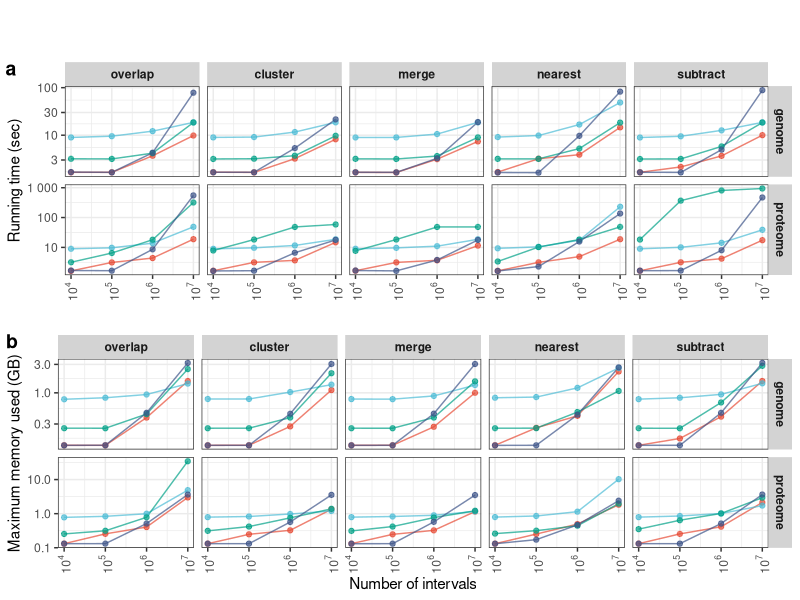
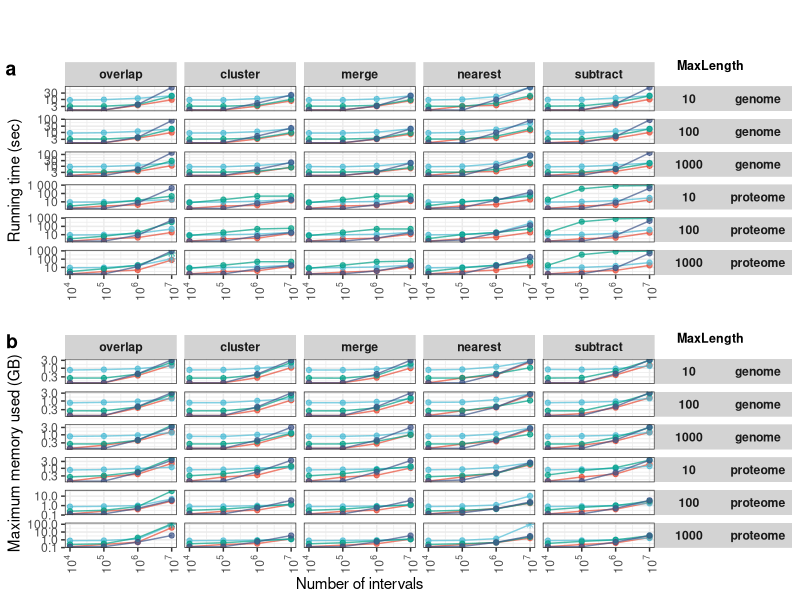
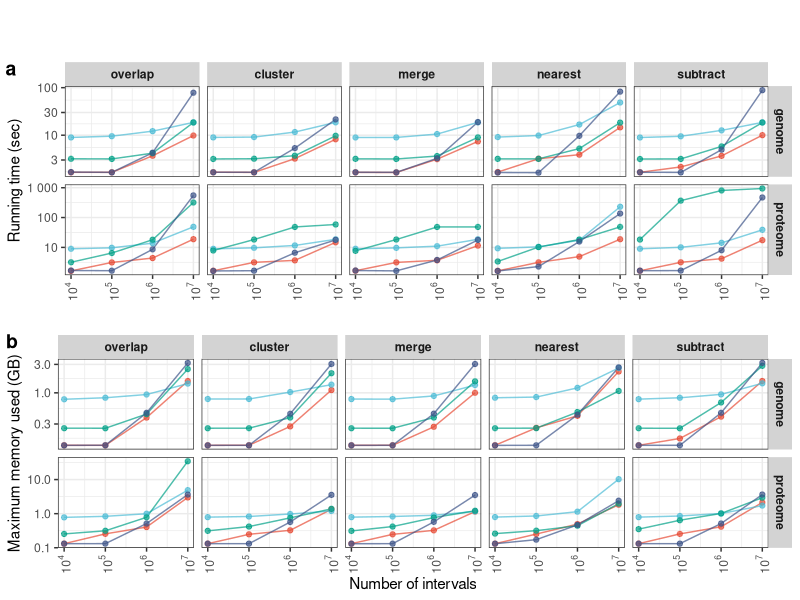
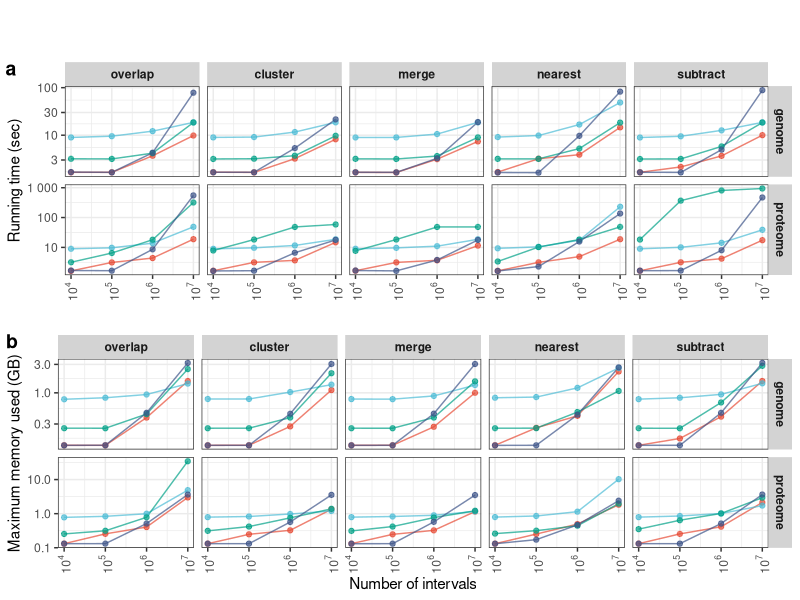
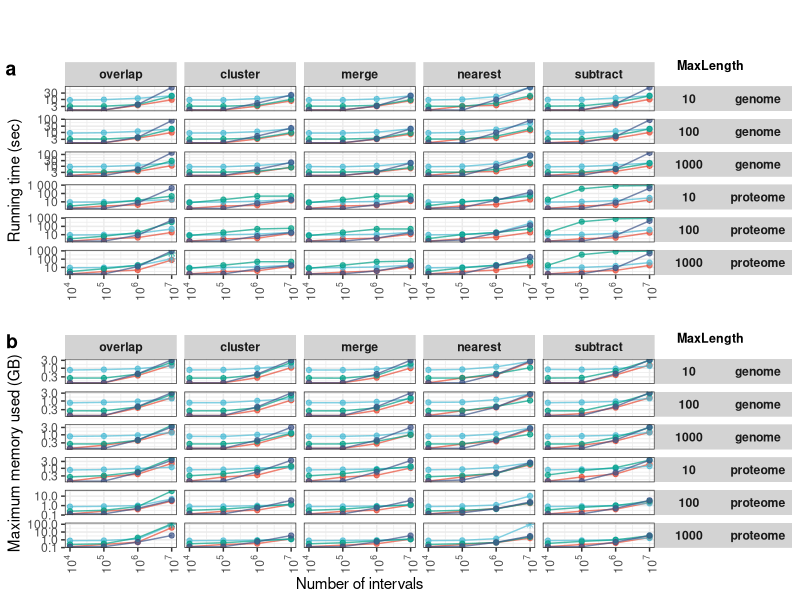
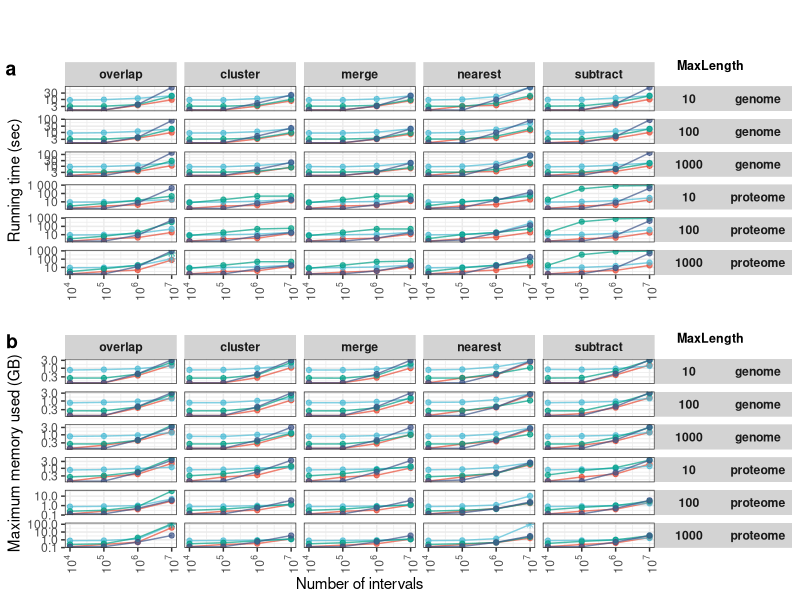

The R source for these figures, in order:
## ---- chunk 1
knitr::opts_chunk$set(echo = TRUE)
library(data.table)
library(ggplot2)
library(cowplot)
library(scales)
library(ggsci)

## ---- chunk 2
df1 = data.table(read.csv('collected_results.w_status.20.7.25.csv'))
df2 = data.table(read.csv('collected_results.w_status.23.7.25.csv'))
df3 = data.table(read.csv('collected_results.w_status.24.7.25.csv'))
df1$replicate = 1
df2$replicate = 2
df3$replicate = 3
df=rbind(df1, df2, df3)

df$nrows <- as.integer(gsub("_", "", df$nrows))

# levels in reverse alphabetical: pyranges first, and bedtools last, so colors are consistent if bedtools is removed
df$library=factor(df$library, levels=sort(unique(df$library), decreasing=T) )

# renaming, ordering levels
df[genome=="hg38", genome:="genome"]
df[operation=="intersection", operation:="overlap"]
ops <- unique(df$operation)
df$operation <- factor(df$operation,
                        levels = c("overlap", sort(ops[ops != "overlap"])))

# useful vars
libs  <- as.character(unique(df$library))
libs_other <- setdiff(libs, "pyranges")   # all competitors
df
## ---- chunk 3
## -------------------------------------------------------------
## 1.  Identify the columns you *don’t* want in the “design” key
## -------------------------------------------------------------
avg_cols <- c(
  "s", "max_pss", "max_rss", "max_uss", "max_vms", "mean_load",
  "cpu_time", "cpu_usage", "io_in", "io_out"
)

drop_cols   <- c("replicate", "jobid", "h.m.s")     # never part of the key
dt=copy(df)
dt[, (drop_cols) := NULL]
key_cols    <- setdiff(names(dt), c(avg_cols, drop_cols))


## -------------------------------------------------------------
## 2.  Collapse replicates
## -------------------------------------------------------------
mdf <- dt[
  , 
      lapply(.SD, mean),               
    by = key_cols,
    .SDcols = avg_cols
]

setcolorder(mdf, setdiff(names(dt), drop_cols))  # original order, minus drop_cols
#coll

mdf = mdf[order(nrows, library, maxlength, operation, genome)]
mdf
## ---- chunk 4
z=mdf[status=="ok"]

time_wide <- dcast(
  z,
  operation + genome + nrows + maxlength ~ library,
  value.var      = "cpu_time",
  fun.aggregate  = mean
)
#time_wide
setnames(time_wide, libs, paste0("time_", libs))

mem_wide  <- dcast(
  z ,
  operation + genome + nrows + maxlength ~ library,
  value.var      = "max_rss",
  fun.aggregate  = mean
)
setnames(mem_wide, libs, paste0("mem_", libs))

cond_cols = setdiff(names(mem_wide), paste0("mem_", libs))
#cond_cols
## Combined table: one row per condition
bench_wide <- merge(time_wide, mem_wide, by = cond_cols, all = TRUE)

time_cols <- grep("^time_", names(bench_wide), value = TRUE)
mem_cols  <- grep("^mem_",  names(bench_wide), value = TRUE)
pyr_time_col <- "time_pyranges"
pyr_mem_col  <- "mem_pyranges"
time_other <- setdiff(time_cols, pyr_time_col)
mem_other  <- setdiff(mem_cols,  pyr_mem_col)

# helper that returns a list(best_value, best_library) over .SD
best_other <- function(mat, strip) {
  idx <- apply(mat, 1, function(x) if (all(is.na(x))) NA_integer_ else which.min(x))
  best_val <- mat[cbind(seq_len(nrow(mat)), idx)]
  best_lib <- gsub(strip, "", colnames(mat)[idx])
  list(best_val, best_lib)
}


# ────────────────────────────────────────────────────────────────
#   Per-library fold-change vs. PyRanges
#     (>1 ⇒ PyRanges faster / leaner than that library)
# ────────────────────────────────────────────────────────────────


# Time fold-changes
for (lib in libs_other) {
  bench_wide[, (paste0("fold_change_time_", lib)) :=
                get(paste0("time_", lib)) / get(pyr_time_col)]
}

# Memory fold-changes
for (lib in libs_other) {
  bench_wide[, (paste0("fold_change_mem_", lib)) :=
                get(paste0("mem_", lib)) / get(pyr_mem_col)]
}

bench_wide

## ---- chunk 5
row_subset <- bench_wide[nrows >= 1e6]  #note: bench_wide has already excluded fail status jobs
# [,.( mFCtime= mean(fold_change_time), deltaMem = mean(delta_pct_mem, na.rm=T) )]

mean_fc <- function(prefix) {
  sapply(
    libs_other,
    function(lib)
      mean(row_subset[[paste0(prefix, lib)]], na.rm = TRUE)
  )
}

# ----- compute averages -----------------------------------------------------
avg_time <- mean_fc("fold_change_time_")          # speed-up averages
avg_mem  <- mean_fc("fold_change_mem_")           # RAM-ratio averages

# ----- assemble tidy summary -----------------------------------------------
avg_fold_changes <- data.table(
  library              = libs_other,
  avg_fold_change_time = avg_time,
  avg_fold_change_mem  = avg_mem
)

avg_fold_changes [, delta_mem:=(1-1/avg_fold_change_mem)]
print(avg_fold_changes)
## ---- chunk 6
sdf=mdf[maxlength==100][status=='ok']

point_alpha=0.7
named_color_scale = ggsci::pal_npg()(4)
names(named_color_scale) = levels(sdf$library)
color_scale = scale_color_manual(values=named_color_scale)

time_plot_combined <- ggplot(sdf, aes(nrows, cpu_time, color = library)) +
  geom_line(alpha=point_alpha) +
  geom_point(alpha=point_alpha) +
  facet_grid(genome ~ operation, scales = 'free') +
   scale_x_log10(
     labels = trans_format("log10", math_format(10^.x))
   ) +
  color_scale+
  scale_y_log10(labels = label_number()) +
  scale_shape_manual(values=c(8, 19))+
  xlab('Number of intervals') +
  ylab('Running time (sec)') +
  theme_bw() +
  theme(
    axis.text.x = element_text(angle = 90, vjust = 0.5, hjust = 1),
    plot.title = element_text(hjust = 0.5),
    # Legend styling
    legend.position = "top",
    legend.background = element_rect(fill = "white", color = "black"),
  
    # Facet strip styling
    strip.background = element_rect(fill = "lightgrey", color = NA),
    strip.text = element_text(face = "bold")
  )

mem_plot_combined <- ggplot(sdf, aes(nrows, max_rss/1024, color = library)) +
  geom_line(alpha=point_alpha) +
  geom_point(alpha=point_alpha) +
  facet_grid(genome ~ operation, scales = 'free') +
  scale_x_log10(labels = trans_format("log10", math_format(10^.x))  ) +
  scale_y_log10() + 
  color_scale+
  xlab('Number of intervals') +
  ylab('Maximum memory used (GB)') +
  theme_bw() +
  theme(
    axis.text.x = element_text(angle = 90, vjust = 0.5, hjust = 1),
    plot.title = element_text(hjust = 0.5),
    # Legend styling
    legend.position = "top",
    legend.background = element_rect(fill = "white", color = "black"),
  
    # Facet strip styling
    strip.background = element_rect(fill = "lightgrey", color = NA),
    strip.text = element_text(face = "bold")
  )


combo_plot =
  plot_grid(get_legend(time_plot_combined),
          time_plot_combined + theme(legend.position = 'none') + xlab(''), 
          mem_plot_combined + theme(legend.position = 'none'), 
          ncol=1,
          rel_heights = c(0.2, 1, 1), 
          labels = c('', 'a', 'b')
          
)
combo_plot
suppressMessages(ggsave('combo_plot.pdf', combo_plot, width = 6))
suppressMessages(ggsave('combo_plot.png', combo_plot, width = 6))
#time_plot_combined

## ---- chunk 7
addx=0.93
addy=0.98
addtext="MaxLength"

supp_time_plot_combined <- ggplot(mdf, aes(nrows, cpu_time, color = library)) +
  geom_line(alpha=point_alpha) +
  geom_point(aes(shape=status), alpha=point_alpha) +
  facet_grid(genome + maxlength ~ operation , scales = 'free') +
   scale_x_log10(
     labels = trans_format("log10", math_format(10^.x))
   ) +
  color_scale+
  scale_y_log10(labels = label_number()) +
  scale_shape_manual(values=c(8, 19))+
  xlab('Number of intervals') +
  ylab('Running time (sec)') +
  theme_bw() +
  theme(
    axis.text.x = element_text(angle = 90, vjust = 0.5, hjust = 1),
    plot.title = element_text(hjust = 0.5),
    # Legend styling
    legend.position = "top",
    legend.background = element_rect(fill = "white", color = "black"),
  
    # Facet strip styling
    strip.background = element_rect(fill = "lightgrey", color = NA),
    strip.text = element_text(face = "bold"),
    strip.text.y = element_text(face = "bold", angle = 0)
  )


the_legend = get_legend(supp_time_plot_combined)
supp_time_plot_combined = supp_time_plot_combined + theme(legend.position = 'none') + xlab('')

supp_time_plot_combined <- ggdraw(supp_time_plot_combined) +
  draw_label(
    addtext,
    x = addx,               # near right edge
    y = addy,               # near top edge
    hjust = 1, vjust = 1,
    fontface = "bold",
    size=9
    
  )

supp_mem_plot_combined <- ggplot(mdf, aes(nrows, max_rss/1024, color = library)) +
  geom_line(alpha=point_alpha) +
  geom_point(aes(shape=status), alpha=point_alpha) +
  facet_grid(genome + maxlength ~ operation, scales = 'free') +
  scale_x_log10(labels = trans_format("log10", math_format(10^.x))  ) +
  scale_y_log10() +
  color_scale+
  scale_shape_manual(values=c(8, 19))+
  xlab('Number of intervals') +
  ylab('Maximum memory used (GB)') +
  theme_bw() +
  theme(
    axis.text.x = element_text(angle = 90, vjust = 0.5, hjust = 1),
    plot.title = element_text(hjust = 0.5),
    # Legend styling
    legend.position = "top",
    legend.background = element_rect(fill = "white", color = "black"),
  
    # Facet strip styling
    strip.background = element_rect(fill = "lightgrey", color = NA),
    strip.text = element_text(face = "bold"),
    strip.text.y = element_text(face = "bold", angle = 0)
  )

supp_mem_plot_combined = supp_mem_plot_combined + theme(legend.position = 'none')

supp_mem_plot_combined <- ggdraw(supp_mem_plot_combined) +
  draw_label(
    addtext,
    x = addx,               # near right edge
    y = addy,               # near top edge
    hjust = 1, vjust = 1,
    fontface = "bold",
    size=9
    
  )

full_combo_plot =
  plot_grid(the_legend,
          supp_time_plot_combined , 
          supp_mem_plot_combined , 
          ncol=1,
          rel_heights = c(0.2, 1, 1), 
          labels = c('', 'a', 'b')
          
)
full_combo_plot
suppressMessages(ggsave('combo_plot.full.pdf', full_combo_plot, width = 10, height = 15))
suppressMessages(ggsave('combo_plot.full.png', full_combo_plot, width = 10, height = 15))
